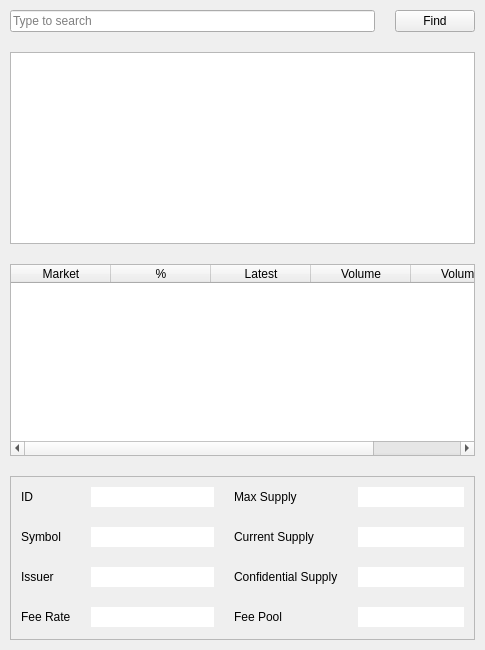
        <widget class="QWidget" name="tabMarkets">
         <attribute name="title">
          <string>Markets</string>
         </attribute>
         <layout class="QGridLayout" name="gridLayout_3">
          <property name="leftMargin">
           <number>10</number>
          </property>
          <property name="topMargin">
           <number>10</number>
          </property>
          <property name="rightMargin">
           <number>10</number>
          </property>
          <property name="bottomMargin">
           <number>10</number>
          </property>
          <property name="spacing">
           <number>20</number>
          </property>
          <item row="1" column="0" colspan="2">
           <widget class="QTableWidget" name="assetList">
            <property name="sizePolicy">
             <sizepolicy hsizetype="Expanding" vsizetype="Expanding">
              <horstretch>0</horstretch>
              <verstretch>0</verstretch>
             </sizepolicy>
            </property>
            <property name="editTriggers">
             <set>QAbstractItemView::NoEditTriggers</set>
            </property>
            <property name="selectionMode">
             <enum>QAbstractItemView::SingleSelection</enum>
            </property>
            <property name="selectionBehavior">
             <enum>QAbstractItemView::SelectRows</enum>
            </property>
            <property name="showGrid">
             <bool>false</bool>
            </property>
            <attribute name="horizontalHeaderVisible">
             <bool>false</bool>
            </attribute>
            <attribute name="horizontalHeaderMinimumSectionSize">
             <number>20</number>
            </attribute>
            <attribute name="verticalHeaderVisible">
             <bool>false</bool>
            </attribute>
            <attribute name="verticalHeaderMinimumSectionSize">
             <number>20</number>
            </attribute>
            <column>
             <property name="text">
              <string>Token</string>
             </property>
            </column>
            <column>
             <property name="text">
              <string>Description</string>
             </property>
            </column>
           </widget>
          </item>
          <item row="0" column="1">
           <widget class="QPushButton" name="findMarketButton">
            <property name="maximumSize">
             <size>
              <width>100</width>
              <height>16777215</height>
             </size>
            </property>
            <property name="text">
             <string>Find</string>
            </property>
           </widget>
          </item>
          <item row="0" column="0">
           <widget class="QLineEdit" name="marketFilter">
            <property name="minimumSize">
             <size>
              <width>0</width>
              <height>20</height>
             </size>
            </property>
            <property name="maximumSize">
             <size>
              <width>16777215</width>
              <height>16777215</height>
             </size>
            </property>
            <property name="placeholderText">
             <string>Type to search</string>
            </property>
           </widget>
          </item>
          <item row="3" column="0" colspan="2">
           <widget class="QFrame" name="assetFrame">
            <property name="minimumSize">
             <size>
              <width>0</width>
              <height>164</height>
             </size>
            </property>
            <property name="maximumSize">
             <size>
              <width>16777215</width>
              <height>208</height>
             </size>
            </property>
            <property name="frameShape">
             <enum>QFrame::StyledPanel</enum>
            </property>
            <property name="frameShadow">
             <enum>QFrame::Raised</enum>
            </property>
            <layout class="QHBoxLayout" name="horizontalLayout">
             <property name="spacing">
              <number>20</number>
             </property>
             <property name="leftMargin">
              <number>10</number>
             </property>
             <property name="topMargin">
              <number>10</number>
             </property>
             <property name="rightMargin">
              <number>10</number>
             </property>
             <property name="bottomMargin">
              <number>10</number>
             </property>
             <item>
              <widget class="QWidget" name="assetWidget1" native="true">
               <property name="sizePolicy">
                <sizepolicy hsizetype="Maximum" vsizetype="Preferred">
                 <horstretch>0</horstretch>
                 <verstretch>0</verstretch>
                </sizepolicy>
               </property>
               <layout class="QFormLayout" name="formLayout_10">
                <property name="fieldGrowthPolicy">
                 <enum>QFormLayout::AllNonFixedFieldsGrow</enum>
                </property>
                <property name="horizontalSpacing">
                 <number>20</number>
                </property>
                <property name="verticalSpacing">
                 <number>20</number>
                </property>
                <property name="leftMargin">
                 <number>0</number>
                </property>
                <property name="topMargin">
                 <number>0</number>
                </property>
                <property name="rightMargin">
                 <number>0</number>
                </property>
                <property name="bottomMargin">
                 <number>0</number>
                </property>
                <item row="0" column="0">
                 <widget class="QLabel" name="label_50">
                  <property name="text">
                   <string>ID</string>
                  </property>
                 </widget>
                </item>
                <item row="0" column="1">
                 <widget class="QLineEdit" name="assetidLine">
                  <property name="minimumSize">
                   <size>
                    <width>0</width>
                    <height>20</height>
                   </size>
                  </property>
                  <property name="frame">
                   <bool>false</bool>
                  </property>
                  <property name="readOnly">
                   <bool>true</bool>
                  </property>
                 </widget>
                </item>
                <item row="1" column="0">
                 <widget class="QLabel" name="label_51">
                  <property name="text">
                   <string>Symbol</string>
                  </property>
                 </widget>
                </item>
                <item row="1" column="1">
                 <widget class="QLineEdit" name="assetsymbolLine">
                  <property name="minimumSize">
                   <size>
                    <width>0</width>
                    <height>20</height>
                   </size>
                  </property>
                  <property name="styleSheet">
                   <string notr="true">font-weight: bold;</string>
                  </property>
                  <property name="frame">
                   <bool>false</bool>
                  </property>
                  <property name="readOnly">
                   <bool>true</bool>
                  </property>
                 </widget>
                </item>
                <item row="2" column="0">
                 <widget class="QLabel" name="label_52">
                  <property name="text">
                   <string>Issuer</string>
                  </property>
                 </widget>
                </item>
                <item row="2" column="1">
                 <widget class="QLineEdit" name="assetissuerLine">
                  <property name="minimumSize">
                   <size>
                    <width>0</width>
                    <height>20</height>
                   </size>
                  </property>
                  <property name="frame">
                   <bool>false</bool>
                  </property>
                  <property name="readOnly">
                   <bool>true</bool>
                  </property>
                 </widget>
                </item>
                <item row="3" column="1">
                 <widget class="QLineEdit" name="assetFeeRate">
                  <property name="minimumSize">
                   <size>
                    <width>0</width>
                    <height>20</height>
                   </size>
                  </property>
                  <property name="frame">
                   <bool>false</bool>
                  </property>
                  <property name="readOnly">
                   <bool>true</bool>
                  </property>
                 </widget>
                </item>
                <item row="3" column="0">
                 <widget class="QLabel" name="label_98">
                  <property name="text">
                   <string>Fee Rate</string>
                  </property>
                 </widget>
                </item>
               </layout>
              </widget>
             </item>
             <item>
              <widget class="QWidget" name="assetWidget2" native="true">
               <layout class="QFormLayout" name="formLayout">
                <property name="horizontalSpacing">
                 <number>20</number>
                </property>
                <property name="verticalSpacing">
                 <number>20</number>
                </property>
                <property name="leftMargin">
                 <number>0</number>
                </property>
                <property name="topMargin">
                 <number>0</number>
                </property>
                <property name="rightMargin">
                 <number>0</number>
                </property>
                <property name="bottomMargin">
                 <number>0</number>
                </property>
                <item row="0" column="0">
                 <widget class="QLabel" name="label_2">
                  <property name="text">
                   <string>Max Supply</string>
                  </property>
                 </widget>
                </item>
                <item row="0" column="1">
                 <widget class="QLineEdit" name="assetMaxSupply">
                  <property name="minimumSize">
                   <size>
                    <width>0</width>
                    <height>20</height>
                   </size>
                  </property>
                  <property name="frame">
                   <bool>false</bool>
                  </property>
                  <property name="readOnly">
                   <bool>true</bool>
                  </property>
                 </widget>
                </item>
                <item row="1" column="0">
                 <widget class="QLabel" name="label_3">
                  <property name="text">
                   <string>Current Supply</string>
                  </property>
                 </widget>
                </item>
                <item row="1" column="1">
                 <widget class="QLineEdit" name="assetCurrentSupply">
                  <property name="minimumSize">
                   <size>
                    <width>0</width>
                    <height>20</height>
                   </size>
                  </property>
                  <property name="frame">
                   <bool>false</bool>
                  </property>
                  <property name="readOnly">
                   <bool>true</bool>
                  </property>
                 </widget>
                </item>
                <item row="2" column="0">
                 <widget class="QLabel" name="label_5">
                  <property name="text">
                   <string>Confidential Supply</string>
                  </property>
                 </widget>
                </item>
                <item row="2" column="1">
                 <widget class="QLineEdit" name="assetBlindSupply">
                  <property name="minimumSize">
                   <size>
                    <width>0</width>
                    <height>20</height>
                   </size>
                  </property>
                  <property name="frame">
                   <bool>false</bool>
                  </property>
                  <property name="readOnly">
                   <bool>true</bool>
                  </property>
                 </widget>
                </item>
                <item row="3" column="0">
                 <widget class="QLabel" name="label_13">
                  <property name="text">
                   <string>Fee Pool</string>
                  </property>
                 </widget>
                </item>
                <item row="3" column="1">
                 <widget class="QLineEdit" name="assetFeePool">
                  <property name="minimumSize">
                   <size>
                    <width>0</width>
                    <height>20</height>
                   </size>
                  </property>
                  <property name="frame">
                   <bool>false</bool>
                  </property>
                  <property name="readOnly">
                   <bool>true</bool>
                  </property>
                 </widget>
                </item>
               </layout>
              </widget>
             </item>
            </layout>
           </widget>
          </item>
          <item row="2" column="0" colspan="2">
           <widget class="QTableWidget" name="marketList">
            <property name="sizePolicy">
             <sizepolicy hsizetype="Expanding" vsizetype="Minimum">
              <horstretch>0</horstretch>
              <verstretch>0</verstretch>
             </sizepolicy>
            </property>
            <property name="editTriggers">
             <set>QAbstractItemView::NoEditTriggers</set>
            </property>
            <property name="selectionMode">
             <enum>QAbstractItemView::SingleSelection</enum>
            </property>
            <property name="selectionBehavior">
             <enum>QAbstractItemView::SelectRows</enum>
            </property>
            <property name="showGrid">
             <bool>false</bool>
            </property>
            <property name="sortingEnabled">
             <bool>true</bool>
            </property>
            <attribute name="horizontalHeaderMinimumSectionSize">
             <number>20</number>
            </attribute>
            <attribute name="verticalHeaderMinimumSectionSize">
             <number>20</number>
            </attribute>
            <column>
             <property name="text">
              <string>Market</string>
             </property>
            </column>
            <column>
             <property name="text">
              <string>%</string>
             </property>
            </column>
            <column>
             <property name="text">
              <string>Latest</string>
             </property>
            </column>
            <column>
             <property name="text">
              <string>Volume</string>
             </property>
            </column>
            <column>
             <property name="text">
              <string>Volume</string>
             </property>
            </column>
           </widget>
          </item>
         </layout>
        </widget>
